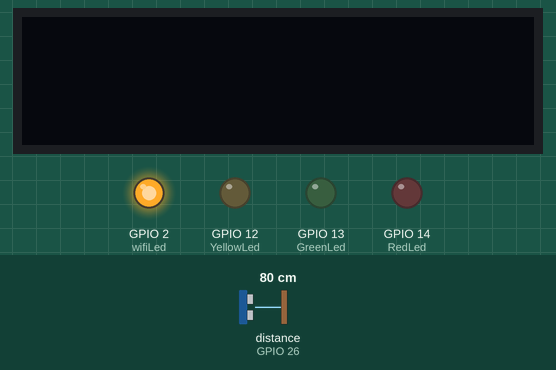
Simulated run of this sketch. Board: ESP32. Parts: 128×32 one-colour display, output pins drawn as LEDs (lit = HIGH). Wiring (inferred from the names in the program): ultrasonic range finder: trigger GPIO 27; echo GPIO 26. The inputs (shaded band) are chosen by the test bench; at power-on: distance to the obstacle (sensor on GPIO 26) 80 cm. The echo pulse lasts 58.3 µs per cm; WiFi joins after 1.5 s; servers stay silent unless stated; pins used as bus, display or sensor lines are not drawn; what the sketch prints to the serial monitor is not drawn.

Above: at 3.2 s.
3.3 s: distance to the obstacle (sensor on GPIO 26) set to 4 cm
At 4.6 s:
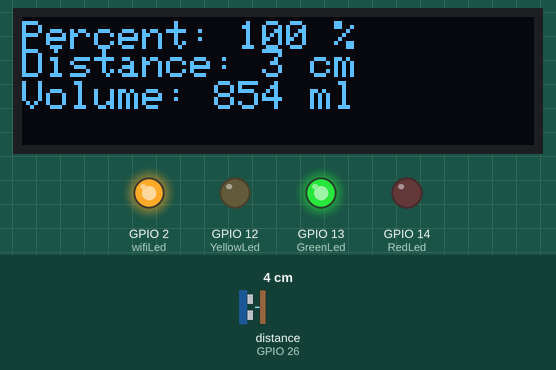
4.9 s: distance to the obstacle (sensor on GPIO 26) set to 8 cm
At 6.2 s:
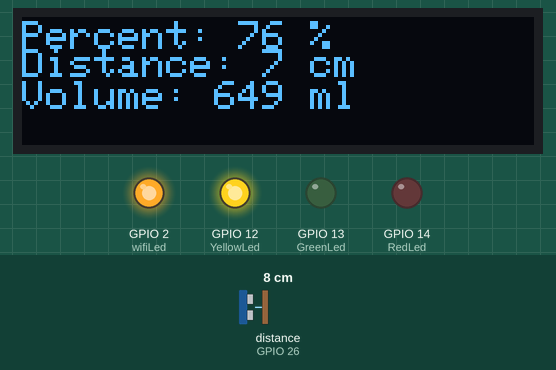
6.5 s: distance to the obstacle (sensor on GPIO 26) set to 2 cm
At 7.8 s:
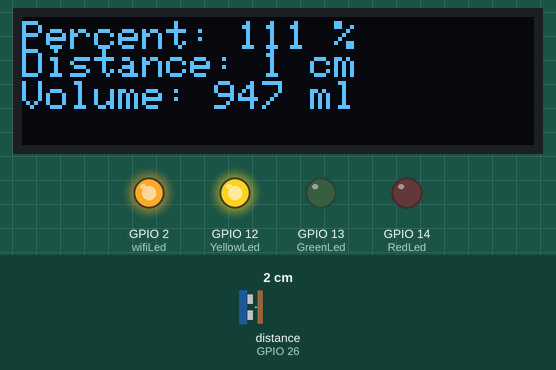
Timing chart, 0 to 9.5 s (numbered marks = the images above; inputs shaded):
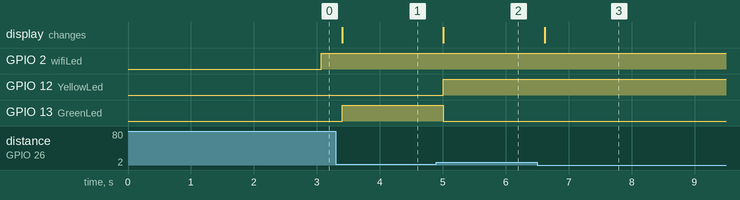

The sketch:

Giam_Sat_Muc_Nuoc.ino
```cpp
#define BLYNK_TEMPLATE_ID "TMPL6Xnn5Nza7"
#define BLYNK_TEMPLATE_NAME "ESP32"
#define BLYNK_AUTH_TOKEN "m5MVUfAY5vomdLJrT4YW11_Gqk22E2wT"

char ssid[] = "Qq";
char pass[] = "q212002*";


int emptyTankDistance = 20 ;  // khoảng cách bể rỗng
int fullTankDistance =  3 ;  // khoảng cách khi bể đầy

int triggerPer =   10 ;
int fullDistance = emptyTankDistance-fullTankDistance;
int R = 4 ;

#include <Adafruit_SSD1306.h>
#include <WiFi.h>
#include <WiFiClient.h>
#include <BlynkSimpleEsp32.h>
#include <AceButton.h>
using namespace ace_button;

// Define connections to sensor,
#define TRIGPIN    27  //D27
#define ECHOPIN    26  //D26
#define wifiLed    2   //D2
#define YellowLed  12  //D12
#define RedLed     14  //D13
#define GreenLed   13  //D14

//Change the virtual pins according the rooms
#define VPIN_BUTTON_1    V1
#define VPIN_BUTTON_2    V2
#define VPIN_BUTTON_3    V3
#define VPIN_BUTTON_4    V4
#define VPIN_BUTTON_5    V5

#define SCREEN_WIDTH 128 // OLED display width, in pixels
#define SCREEN_HEIGHT 32 // OLED display height, in pixels


#define OLED_RESET     -1
Adafruit_SSD1306 display(SCREEN_WIDTH, SCREEN_HEIGHT, &Wire, OLED_RESET);

float  tankVolume ;
float duration;
float distance;
int   waterLevelPer;


char auth[] = BLYNK_AUTH_TOKEN;

//ButtonConfig config1;
//AceButton button1(&config1);

//void handleEvent1(AceButton*, uint8_t, uint8_t);

BlynkTimer timer;

void checkBlynkStatus() { // called every 3 seconds by SimpleTimer

  bool isconnected = Blynk.connected();
  if (isconnected == false) {
    //Serial.println("Blynk Not Connected");
    digitalWrite(wifiLed, LOW);
  }
  if (isconnected == true) {
    digitalWrite(wifiLed, HIGH);
    //Serial.println("Blynk Connected");
  }
}

BLYNK_CONNECTED() {
  Blynk.syncVirtual(VPIN_BUTTON_1);
  Blynk.syncVirtual(VPIN_BUTTON_2);
  Blynk.syncVirtual(VPIN_BUTTON_3);
  Blynk.syncVirtual(VPIN_BUTTON_4);
  Blynk.syncVirtual(VPIN_BUTTON_5);

}

void displayData(int value,int b,int c){
  display.clearDisplay();

  display.setTextSize(1);
  display.setCursor(0,1);
  display.print("Percent: ");
  display.print(value);
  display.print(" ");
  display.print("%");

  //display.clearDisplay();
  display.setCursor(0,8);
  display.print("Distance: ");
  display.print(b);
  display.print(" ");
  display.print("cm ");

  display.setCursor(0,16);
  display.print("Volume: ");
  display.print(c);
  display.print(" ");
  display.print("ml ");

  display.display();
}


void measureDistance(){
  // Set the trigger pin LOW for 2uS
  digitalWrite(TRIGPIN, LOW);
  delayMicroseconds(2);

  // Set the trigger pin HIGH for 10us to send pulse
  digitalWrite(TRIGPIN, HIGH);
  delayMicroseconds(10);

  // Return the trigger pin to LOW
  digitalWrite(TRIGPIN, LOW);

  duration = pulseIn(ECHOPIN, HIGH);

  distance = int (duration / 2/29.412);
  int fullVolume = 854 ;// R*R*3.14*h

  if (distance > (fullTankDistance - 10)  && distance < emptyTankDistance ){

    waterLevelPer = map((int)distance ,emptyTankDistance, fullTankDistance, 0, 100);
    tankVolume = waterLevelPer*0.01*fullVolume;

    displayData(waterLevelPer,distance,tankVolume);
    Blynk.virtualWrite(VPIN_BUTTON_1, waterLevelPer);
    Blynk.virtualWrite(VPIN_BUTTON_2, (String(distance) + " cm"));
    Blynk.virtualWrite(VPIN_BUTTON_3, (String(tankVolume) + " ml"));

    // Print result to serial monitor
    Serial.print("Distance: ");
    Serial.print(distance);
    Serial.println(" cm");

    if (waterLevelPer < triggerPer){
      digitalWrite(RedLed, HIGH);
      digitalWrite(GreenLed,LOW);
      digitalWrite(YellowLed ,LOW);

    }
    if (distance == fullTankDistance){
      digitalWrite(GreenLed, HIGH);
      digitalWrite(RedLed,LOW);
      digitalWrite(YellowLed,LOW);
    }

    if (distance > fullTankDistance + 2  && waterLevelPer > triggerPer+2 ){
      digitalWrite(YellowLed,HIGH);
      digitalWrite(RedLed,LOW);
      digitalWrite(GreenLed,LOW);
    }

  }
  // Delay before repeating measurement
  delay(100);
}


void setup() {
  Serial.begin(115200);
  // Set pinmodes for sensor connections
  pinMode(ECHOPIN, INPUT);
  pinMode(TRIGPIN, OUTPUT);
  pinMode(wifiLed, OUTPUT);
  pinMode(GreenLed, OUTPUT);
  pinMode(RedLed, OUTPUT);

  pinMode(YellowLed, OUTPUT);

  digitalWrite(wifiLed, LOW);
  digitalWrite(GreenLed, LOW);
  digitalWrite(YellowLed, LOW);
  digitalWrite(RedLed,LOW);
  //config1.setEventHandler(button1Handler);

  //button1.init(ButtonPin1);

  if(!display.begin(SSD1306_SWITCHCAPVCC, 0x3C)) {
    Serial.println(F("SSD1306 allocation failed"));
    for(;;);
  }
  delay(1000);
  display.setTextSize(1);
  display.setTextColor(WHITE);
  display.clearDisplay();

  WiFi.begin(ssid, pass);
  timer.setInterval(2000L, checkBlynkStatus); // check if Blynk server is connected every 2 seconds
  Blynk.config(auth);
  delay(1000);

}
 void loop() {

  measureDistance();

  Blynk.run();
  timer.run(); // Initiates SimpleTimer

  //button1.check();

}
```

Measured:
- the behaviour switches between 6 and 7 cm on distance to the obstacle (sensor on GPIO 26) (found by bisection; images 1 and 2)
- after the input at 3.3 s, GPIO 13 (GreenLed): LOW → HIGH after 0.10 s; the display: changes after 0.10 s (image 1)
- after the input at 4.9 s, GPIO 12 (YellowLed): LOW → HIGH after 0.11 s; GPIO 13 (GreenLed): HIGH → LOW after 0.11 s; the display: changes after 0.11 s (image 2)
- after the input at 6.5 s, the display: changes after 0.12 s (image 3)
